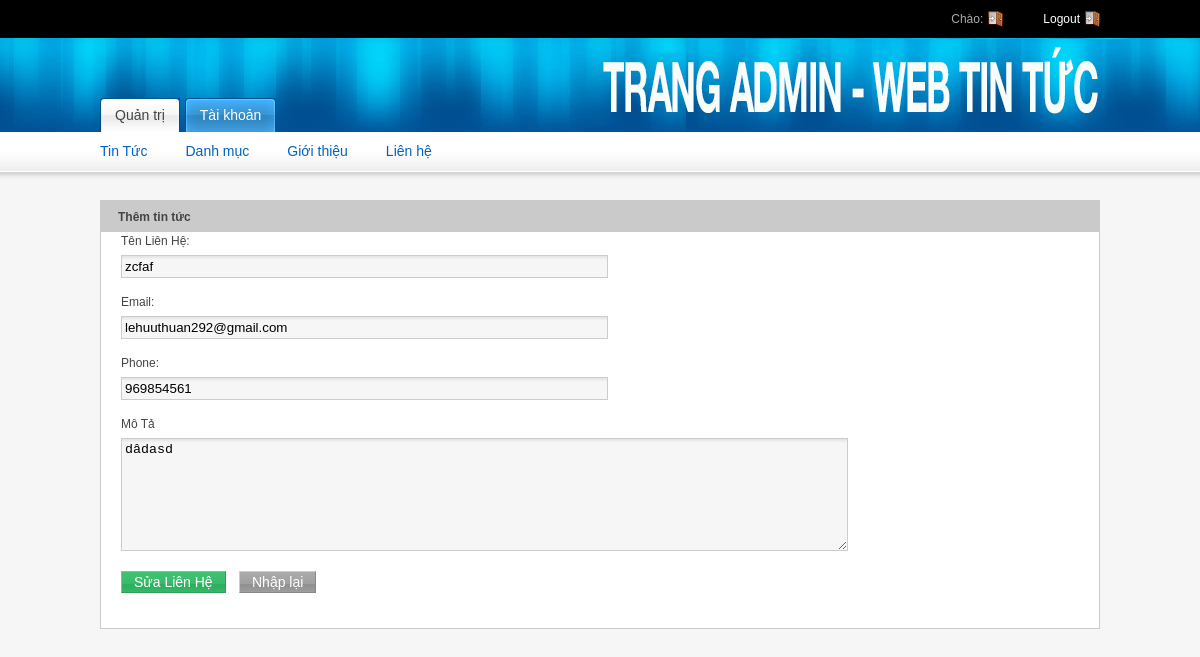
The app's page /Web_tin_tuc/Admin/suaLienHe.php?id=2 with its own data.
### tables this page shows
CREATE TABLE `lienhe` (
  `maLienHe` int(11) NOT NULL,
  `hoTen` varchar(50) NOT NULL,
  `Email` varchar(50) NOT NULL,
  `Phone` varchar(50) NOT NULL,
  `noiDung` text NOT NULL,
  `thoiGian` date NOT NULL
);

### Web_tin_tuc/Admin/suaLienHe.php (the view, shortened to what this page needs)
<?php
include_once 'header.php';
include_once 'dbconnect.php';
$id = $_GET['id'];
$queryLH = "SELECT * FROM lienhe WHERE maLienHe={$id}";
$resultLH = $mysqli->query($queryLH);
$arLH = mysqli_fetch_assoc($resultLH);
?>
<div class="grid_12">
	<div class="module">
		<h2>
			<span>Thêm tin tức</span>
		</h2>
		<div class="module-body">
			<form action="" method="post" enctype="multipart/form-data">
				<p>
					<label>Tên Liên Hệ:</label> <input type="text" class="input-medium"
						name="ten" value="<?=$arLH['hoTen']?>" required />
				</p>
				<p>
					<label>Email:</label> <input type="text" class="input-medium"
						name="email" value="<?=$arLH['Email']?>" required />
				</p>
				<p>
					<label>Phone:</label> <input type="text" class="input-medium"
						name="phone" value="<?=$arLH['Phone']?>" required />
				</p>
				<p>
					<label>Mô Tả</label>
					<textarea rows="7" cols="90" class="input-long ckeditor"
						name="mota" required><?=$arLH['noiDung']?></textarea>
				</p>
				<fieldset>
					<input class="submit-green" type="submit" value="Sửa Liên Hệ"
						name="submit" /> <input class="submit-gray" type="reset"
						value="Nhập lại" name="reset" />
				</fieldset>
			</form>
		</div>
	</div>
</div>

### Web_tin_tuc/Admin/css/styles.css (style rules this page uses)
html, body, div, span, applet, object, iframe, h1, h2, h3, h4, h5, h6, p, blockquote, pre, a, abbr, acronym, address, big, cite, code, del, dfn, em, font, img, ins, kbd, q, s, samp, small, strike, strong, sub, sup, tt, var, b, u, i, center, dl, dt, dd, ol, ul, li, fieldset, form, label, legend, table, caption, tbody, tfoot, thead, tr, th, td { margin: 0; padding: 0; border: 0; outline: 0; font-size: 100%; background: transparent; }
body { line-height: 1; }
body { font: 12px/1.5 tahoma,arial; color: #444444; background-color: #f6f6f6; }
h2 { font-size: 24px; letter-spacing: -1px; }
p, dl, hr, h1, h2, h3, h4, h5, h6, ol, ul, pre, table, address, fieldset { margin-bottom: 15px; }
div.module { float: left; margin-bottom: 10px; width: 100%; }
div.module div.module-body { background:#fff; border: 1px solid #CACACA; padding:20px; }
div.module h2 { background: #cacaca; display: block; float: left; height: 32px; margin-right: 0px; padding-right: 0px; text-decoration: none; color: #444444; font-family: Arial, Helvetica, sans-serif; font-size:12px; font-weight:bold; width: 100%; margin-bottom: 0; letter-spacing: normal }
div.module h2 span { display: block; line-height: 20px; padding: 7px 0 5px 18px; }
fieldset { margin-top: 15px; margin-bottom: 15px; }
label { display: block; margin-bottom: 5px; }
.input-short, .input-medium, .input-long { padding: 3px; }
textarea { padding: 3px; }
.input-medium { width: 50% }
.input-long { width: 75% }
input.input-short, input.input-medium, input.input-long, select, textarea { background: url(../images/input-bg.gif) top left repeat-x #f6f6f6; border: 0; border: 1px solid #cccccc; }
input.submit-green { background: url(../images/submit-green-bg.gif) top left repeat-x; border: 0; border-top: 1px solid #6bd091; border-left: 1px solid #6bd091; border-right: 1px solid #349c5c; border-bottom: 1px solid #349c5c; color: #ffffff; font-size: 14px; padding: 2px 12px; margin: 0px 10px 0 0; cursor: pointer; }
input.submit-gray { background: url(../images/submit-gray-bg.gif) top left repeat-x; border: 0; border-top: 1px solid #cccccc; border-left: 1px solid #cccccc; border-right: 1px solid #888888; border-bottom: 1px solid #888888; color: #ffffff; font-size: 14px; padding: 2px 12px; margin: 0px 10px 0 0; cursor: pointer; }

### records on screen
lienhe: ten "zcfaf", email "lehuuthuan292@gmail.com", phone "969854561", mota "dâdasd"
